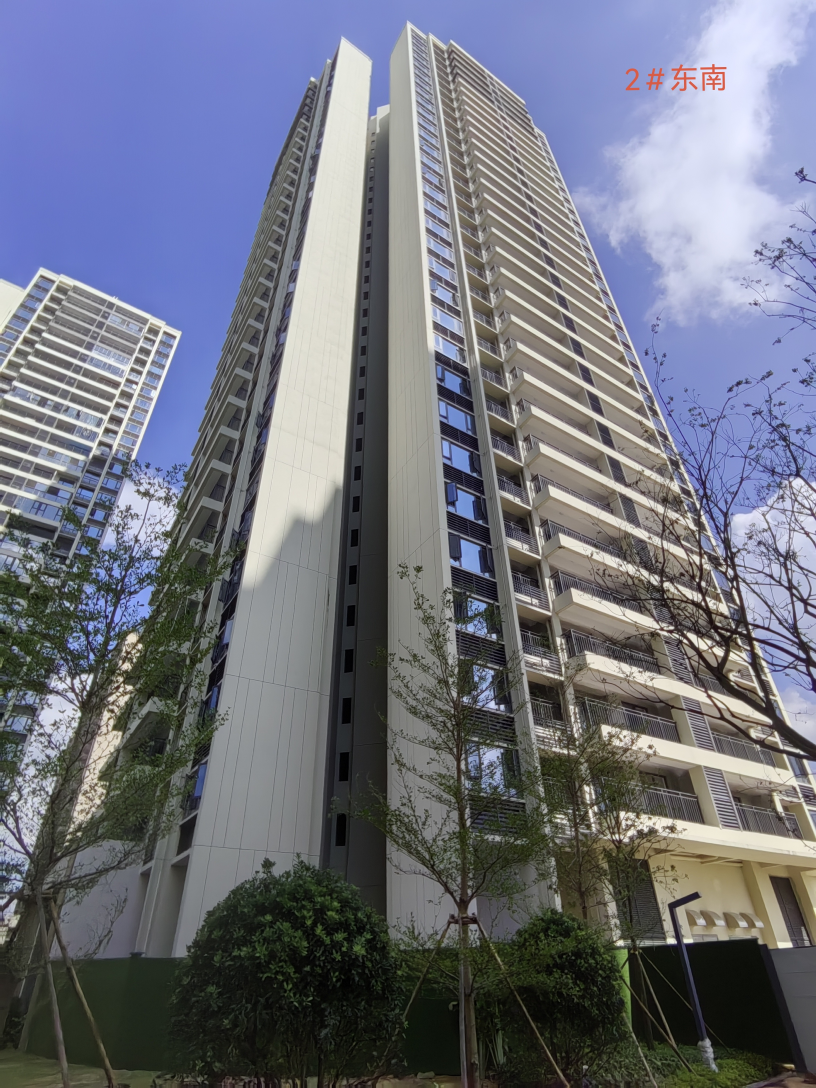
#> input picture facadeDetection/algorithms/data/southeast.jpg, 2448 x 3264 px (shown at 1/3 size)
$ python gpt_zheng_main.py
#> lines starting #> are read from the running program, lines starting #| are printed output that depends on the picture; long printed decimals are rounded
import cv2
import numpy as np
import math
from sklearn.cluster import DBSCAN


# ============================================================
# 参数
# ============================================================

IMAGE_PATH = "../data/southeast.jpg"

# "real_edge"：优先使用检测到的真实上/下边界线
# "image_border"：如果上边界不明显，可直接用图像上边界/下边界作为可见范围
TOP_BOTTOM_MODE = "real_edge"

# 如果知道建筑立面真实宽高比，例如 0.45，可填入
# 表示 width / height = 0.45
KNOWN_ASPECT_RATIO = None

MIN_LINE_LENGTH_RATIO = 0.04
VP_RANSAC_THRESHOLD = 4.0
VP_RANSAC_ITERATIONS = 5000


# ============================================================
# 中文路径读写
# ============================================================

def imread_unicode(path):
#> called with path = '../data/southeast.jpg'
    data = np.fromfile(path, dtype=np.uint8)
    image = cv2.imdecode(data, cv2.IMREAD_COLOR)
#> image is the input picture: shape (3264, 2448, 3); mean B, G, R 125.9, 114, 110.9
    if image is None:
        raise FileNotFoundError(f"无法读取图片: {path}")
    return image


def imwrite_unicode(path, image):
    ext = "." + path.split(".")[-1]
    ok, buf = cv2.imencode(ext, image)
    if not ok:
        raise RuntimeError(f"保存失败: {path}")
    buf.tofile(path)


# ============================================================
# 基本几何函数
# 直线表示为 ax + by + c = 0
# ============================================================

def normalize_line(line):
    line = np.asarray(line, dtype=np.float64)
    norm = math.hypot(line[0], line[1])
    if norm < 1e-12:
        return line
    return line / norm


def line_from_points(p1, p2):
    p1 = np.array([p1[0], p1[1], 1.0], dtype=np.float64)
    p2 = np.array([p2[0], p2[1], 1.0], dtype=np.float64)
    line = np.cross(p1, p2)
    return normalize_line(line)


def intersect_lines(line1, line2):
    p = np.cross(line1, line2)
    if abs(p[2]) < 1e-10:
        raise RuntimeError("两条线平行或交点在无穷远")
    return p[:2] / p[2]


def x_on_line(line, y):
    a, b, c = line
    if abs(a) < 1e-10:
        return np.inf
    return -(b * y + c) / a


def y_on_line(line, x):
    a, b, c = line
    if abs(b) < 1e-10:
        return np.inf
    return -(a * x + c) / b


# ============================================================
# LSD 检测直线
# ============================================================

def detect_lines(image):
    gray = cv2.cvtColor(image, cv2.COLOR_BGR2GRAY)
    lsd = cv2.createLineSegmentDetector(cv2.LSD_REFINE_STD)
    detected = lsd.detect(gray)[0]

    if detected is None:
        raise RuntimeError("没有检测到直线")

    h, w = image.shape[:2]
    min_length = min(h, w) * MIN_LINE_LENGTH_RATIO

    lines = []
    for seg in detected[:, 0, :]:
        x1, y1, x2, y2 = map(float, seg)

        dx = x2 - x1
        dy = y2 - y1
        length = math.hypot(dx, dy)
        if length < min_length:
            continue

        angle = math.degrees(math.atan2(dy, dx)) % 180.0
        line = line_from_points((x1, y1), (x2, y2))

        lines.append({
            "segment": np.array([x1, y1, x2, y2], dtype=np.float64),
            "length": length,
            "angle": angle,
            "line": line
        })

    return lines


# ============================================================
# 方向分类
# ============================================================

def classify_lines(lines):
    vertical = []
    horizontal = []

    for item in lines:
        angle = item["angle"]

        # 竖线候选
        if 70 <= angle <= 110:
            vertical.append(item)

        # 横线候选（透视下允许有较大倾斜）
        elif angle <= 45 or angle >= 135:
            horizontal.append(item)

    return vertical, horizontal


# ============================================================
# RANSAC 求消失点
# ============================================================

def estimate_vanishing_point(lines,
                             iterations=5000,
                             threshold=4.0,
                             seed=0):
    if len(lines) < 2:
        raise RuntimeError("用于估计消失点的直线太少")

    rng = np.random.default_rng(seed)

    line_matrix = np.array([x["line"] for x in lines], dtype=np.float64)
    lengths = np.array([x["length"] for x in lines], dtype=np.float64)
    probs = lengths / lengths.sum()

    best_score = -1
    best_inliers = None

    n = len(lines)

    for _ in range(iterations):
        i, j = rng.choice(n, size=2, replace=False, p=probs)

        p = np.cross(line_matrix[i], line_matrix[j])
        if abs(p[2]) < 1e-10:
            continue
        p = p / p[2]

        distances = np.abs(line_matrix @ p)
        inliers = distances < threshold

        score = lengths[inliers].sum()
        if score > best_score:
            best_score = score
            best_inliers = inliers

    if best_inliers is None:
        raise RuntimeError("RANSAC 估计消失点失败")

    L = line_matrix[best_inliers]
    W = np.sqrt(lengths[best_inliers])[:, None]

    _, _, Vt = np.linalg.svd(L * W, full_matrices=False)
    vp = Vt[-1]

    if abs(vp[2]) < 1e-10:
        raise RuntimeError("得到无穷远消失点")

    vp = vp / vp[2]
    return vp, best_inliers


# ============================================================
# 横向线中选择主立面
# 通过聚类去掉左侧其他楼、树枝等干扰
# ============================================================

def select_main_facade_horizontal(horizontal_lines,
                                  horizontal_inliers,
                                  image_shape):
    h, w = image_shape[:2]

    good = [line for line, flag in zip(horizontal_lines, horizontal_inliers) if flag]
    if len(good) < 4:
        raise RuntimeError("有效横向线太少")

    centers = []
    weights = []

    for item in good:
        x1, y1, x2, y2 = item["segment"]
        cx = (x1 + x2) / 2
        cy = (y1 + y2) / 2
        centers.append([cx / w, cy / h])
        weights.append(item["length"])

    centers = np.array(centers, dtype=np.float64)
    weights = np.array(weights, dtype=np.float64)

    clustering = DBSCAN(eps=0.12, min_samples=4).fit(centers)
    labels = clustering.labels_

    valid_labels = [lab for lab in set(labels) if lab != -1]

    if len(valid_labels) == 0:
        return good

    best_label = None
    best_score = -1
    for lab in valid_labels:
        mask = labels == lab
        score = weights[mask].sum()
        if score > best_score:
            best_score = score
            best_label = lab

    selected = [line for line, lab in zip(good, labels) if lab == best_label]
    return selected


# ============================================================
# 从竖线中选择与主立面对应的线
# ============================================================

def select_vertical_facade_lines(vertical_lines,
                                 vertical_inliers,
                                 facade_horizontal_lines,
                                 image_shape):
    h, w = image_shape[:2]

    xs = []
    ys = []

    for item in facade_horizontal_lines:
        x1, y1, x2, y2 = item["segment"]
        xs.extend([x1, x2])
        ys.extend([y1, y2])

    x_min = min(xs)
    x_max = max(xs)
    y_min = min(ys)
    y_max = max(ys)

    x_margin = max(100, 0.25 * (x_max - x_min))
    y_margin = max(100, 0.15 * (y_max - y_min))

    selected = []

    for item, flag in zip(vertical_lines, vertical_inliers):
        if not flag:
            continue

        x1, y1, x2, y2 = item["segment"]
        cx = (x1 + x2) / 2
        cy = (y1 + y2) / 2

        if (x_min - x_margin <= cx <= x_max + x_margin and
            y_min - y_margin <= cy <= y_max + y_margin):
            selected.append(item)

    if len(selected) < 2:
        raise RuntimeError("主立面有效竖线太少")

    return selected


# ============================================================
# 选左右边界线
# 思想：在一个参考 y 上，左右最外侧的竖线往往是边界
# ============================================================

def choose_left_right_boundary_lines(vertical_facade_lines):
    ref_y = np.median([
        (item["segment"][1] + item["segment"][3]) / 2
        for item in vertical_facade_lines
    ])

    items = []
    for item in vertical_facade_lines:
        x_ref = x_on_line(item["line"], ref_y)
        if np.isfinite(x_ref):
            items.append((item, x_ref))

    if len(items) < 2:
        raise RuntimeError("无法确定左右边界线")

    items = sorted(items, key=lambda t: t[1])

    k = max(2, len(items) // 3)

    left_candidates = items[:k]
    right_candidates = items[-k:]

    left_line_item = max(left_candidates, key=lambda t: t[0]["length"])[0]
    right_line_item = max(right_candidates, key=lambda t: t[0]["length"])[0]

    return left_line_item, right_line_item


# ============================================================
# 选上/下边界线
# 若建筑真实顶边不明显，可切换为 image_border 模式
# ============================================================

def choose_top_bottom_lines(facade_horizontal_lines, image_shape):
    h, w = image_shape[:2]

    if TOP_BOTTOM_MODE == "image_border":
        top_line = np.array([0.0, 1.0, 0.0], dtype=np.float64)         # y = 0
        bottom_line = np.array([0.0, 1.0, -(h - 1)], dtype=np.float64) # y = h-1
        return top_line, bottom_line, None, None

    ref_x = np.median([
        (item["segment"][0] + item["segment"][2]) / 2
        for item in facade_horizontal_lines
    ])

    items = []
    for item in facade_horizontal_lines:
        y_ref = y_on_line(item["line"], ref_x)
        if np.isfinite(y_ref):
            items.append((item, y_ref))

    if len(items) < 2:
        # fallback
        top_line = np.array([0.0, 1.0, 0.0], dtype=np.float64)
        bottom_line = np.array([0.0, 1.0, -(h - 1)], dtype=np.float64)
        return top_line, bottom_line, None, None

    items = sorted(items, key=lambda t: t[1])

    k = max(2, len(items) // 3)

    top_candidates = items[:k]
    bottom_candidates = items[-k:]

    top_item = max(top_candidates, key=lambda t: t[0]["length"])[0]
    bottom_item = max(bottom_candidates, key=lambda t: t[0]["length"])[0]

    return top_item["line"], bottom_item["line"], top_item, bottom_item


# ============================================================
# 构造四个顶点
# TL, TR, BR, BL
# ============================================================

def build_facade_quad(left_item, right_item, top_line, bottom_line):
    left_line = left_item["line"]
    right_line = right_item["line"]

    tl = intersect_lines(left_line, top_line)
    tr = intersect_lines(right_line, top_line)
    br = intersect_lines(right_line, bottom_line)
    bl = intersect_lines(left_line, bottom_line)

    quad = np.array([tl, tr, br, bl], dtype=np.float32)
    return quad


# ============================================================
# 由四边形生成摆正结果
# ============================================================

def rectify_from_quad(image, src_quad, known_aspect_ratio=None):
    tl, tr, br, bl = src_quad.astype(np.float64)

    width_top = np.linalg.norm(tr - tl)
    width_bottom = np.linalg.norm(br - bl)
    width = int(max(width_top, width_bottom))

    height_left = np.linalg.norm(bl - tl)
    height_right = np.linalg.norm(br - tr)
    height = int(max(height_left, height_right))

    width = max(width, 1)
    height = max(height, 1)

    if known_aspect_ratio is not None:
        height = int(width / known_aspect_ratio)
        height = max(height, 1)

    dst_quad = np.array([
        [0, 0],
        [width - 1, 0],
        [width - 1, height - 1],
        [0, height - 1]
    ], dtype=np.float32)

    H = cv2.getPerspectiveTransform(src_quad.astype(np.float32), dst_quad)
    rectified = cv2.warpPerspective(image, H, (width, height), flags=cv2.INTER_CUBIC)

    return rectified, H, dst_quad


# ============================================================
# 调试图：画消失点 inlier 线
# ============================================================

def draw_debug_lines(image,
                     vertical_lines, vertical_inliers,
                     horizontal_lines, horizontal_inliers):
    debug = image.copy()

    for item, flag in zip(vertical_lines, vertical_inliers):
        if not flag:
            continue
        x1, y1, x2, y2 = map(int, item["segment"])
        cv2.line(debug, (x1, y1), (x2, y2), (0, 0, 255), 2)

    for item, flag in zip(horizontal_lines, horizontal_inliers):
        if not flag:
            continue
        x1, y1, x2, y2 = map(int, item["segment"])
        cv2.line(debug, (x1, y1), (x2, y2), (0, 255, 0), 2)

    return debug


# ============================================================
# 原图上画出估计边界和顶点
# ============================================================

def draw_estimated_quad(image, quad):
    vis = image.copy()
    quad_int = quad.astype(int)

    # polygon
    cv2.polylines(vis, [quad_int], True, (255, 0, 0), 3)

    names = ["TL", "TR", "BR", "BL"]
    for i, p in enumerate(quad_int):
        x, y = int(p[0]), int(p[1])
        cv2.circle(vis, (x, y), 8, (0, 0, 255), -1)
        cv2.putText(vis, names[i], (x + 10, y - 10),
                    cv2.FONT_HERSHEY_SIMPLEX, 0.8, (0, 0, 255), 2)

    return vis


# ============================================================
# 主程序
# ============================================================

if __name__ == "__main__":
    print("=================================")
    print("Automatic facade rectification")
    print("keep boundary + keep vertices")
    print("=================================")

    image = imread_unicode(IMAGE_PATH)
    print("Image shape:", image.shape)
#| Image shape: (3264, 2448, 3)

    # 1) 检测直线
    lines = detect_lines(image)
#> in detect_lines, `gray = cv2.cvtColor(image, cv2.COLOR_BGR2GRAY)`:
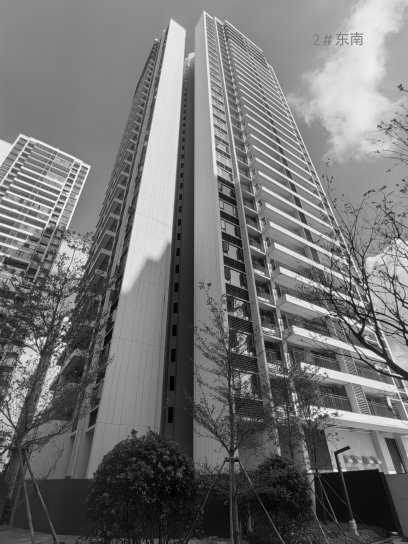
#> gray: shape (3264, 2448) (shown at 1/6 size); min 0, max 255, mean 114.4
#> the loop in detect_lines, `for seg in detected[:, 0, :]:` made 17905 passes
#> (x1, y1, x2, y2, dx, dy, length) on passes 3, 5, 6: (2102.6, 1523, 2100.9, 1540.9, -1.75, 17.94, 18.02), (370.4, 2058.4, 368.4, 2045.8, -2.01, -12.58, 12.74), (1478.9, 2098.7, 1467.3, 2107.4, -11.62, 8.68, 14.5)
#> after the loop in detect_lines, `for seg in detected[:, 0, :]:`: lines = 388 items
#> lines = 388 items
    print("Detected lines:", len(lines))
#| Detected lines: 388

    # 2) 横竖分类
    vertical_lines, horizontal_lines = classify_lines(lines)
#> the loop in classify_lines, `for item in lines:` made 388 passes
#> angle on passes 1 to 3: 28.92, 29.91, 31.03
#> after the loop in classify_lines, `for item in lines:`: horizontal = 168 items; vertical = 162 items
#> vertical_lines = 162 items; horizontal_lines = 168 items
    print("Vertical candidates:", len(vertical_lines))
#| Vertical candidates: 162
    print("Horizontal candidates:", len(horizontal_lines))
#| Horizontal candidates: 168

    # 3) 估计两个消失点
    vp_vertical, vertical_inliers = estimate_vanishing_point(
        vertical_lines,
        iterations=VP_RANSAC_ITERATIONS,
        threshold=VP_RANSAC_THRESHOLD,
        seed=0
    )
#> in estimate_vanishing_point, `line_matrix = np.array([x["line"] for x in lines], dtype=np.float64)`: line_matrix = 162 rows, first 8: [0.973, -0.232, -1319.6], [0.988, -0.152, -1255.1], [0.988, -0.156, -1246.1], [0.95, -0.313, -1336.7], [-1, -0.00279, 1167.8], [0.988, -0.157, -1247.9], [0.946, -0.323, -1334.5], [0.988, -0.156, -1249.1]
#> in estimate_vanishing_point, `lengths = np.array([x["length"] for x in lines], dtype=np.float64)`: lengths = 162 values, max 1610 at index 4, min 98.29 at index 76, mean 242.4
#> in estimate_vanishing_point, `probs = lengths / lengths.sum()`: probs = 162 values, max 0.041 at index 4, min 0.0025 at index 76, mean 0.00617
#> in estimate_vanishing_point, `n = len(lines)`: n = 162
#> the loop in estimate_vanishing_point, `for _ in range(iterations):` made 5000 passes
#> (i, j, p, score, best_score) on passes 1, 2, 10: (93, 36, [1171.1, -729.6, 1], 18702.2, 18702.2), (4, 124, [1169.7, -680.8, 1], 20362.5, 20362.5), (61, 4, [1169.7, -692, 1], 21606.7, 21606.7)

    vp_horizontal, horizontal_inliers = estimate_vanishing_point(
        horizontal_lines,
        iterations=VP_RANSAC_ITERATIONS,
        threshold=VP_RANSAC_THRESHOLD,
        seed=1
    )

    print("Vertical VP:", vp_vertical)
#| Vertical VP: [ 1.16961385e+03 -6.99766918e+02  1.00000000e+00]
    print("Horizontal VP:", vp_horizontal)
#| Horizontal VP: [4.65534832e+03 2.89680489e+03 1.00000000e+00]

    # 4) 自动选主立面
    facade_horizontal = select_main_facade_horizontal(
        horizontal_lines, horizontal_inliers, image.shape
    )
#> the loop in select_main_facade_horizontal, `for item in good:` made 48 passes
#> the loop in select_main_facade_horizontal, `for lab in valid_labels:` made 2 passes

    facade_vertical = select_vertical_facade_lines(
        vertical_lines, vertical_inliers, facade_horizontal, image.shape
    )
#> the loop in select_vertical_facade_lines, `for item in facade_horizontal_lines:` made 35 passes
#> the loop in select_vertical_facade_lines, `for item, flag in zip(vertical_lines, vertical_inliers):` made 162 passes
#> flag on passes 1 to 3: False, False, False

    print("Facade horizontal lines:", len(facade_horizontal))
#| Facade horizontal lines: 35
    print("Facade vertical lines:", len(facade_vertical))
#| Facade vertical lines: 22

    # 5) 选主立面边界
    left_item, right_item = choose_left_right_boundary_lines(facade_vertical)
#> the loop in choose_left_right_boundary_lines, `for item in vertical_facade_lines:` made 22 passes
    top_line, bottom_line, top_item, bottom_item = choose_top_bottom_lines(
        facade_horizontal, image.shape
    )
#> the loop in choose_top_bottom_lines, `for item in facade_horizontal_lines:` made 35 passes

    # 6) 由四条边界线求四个顶点
    src_quad = build_facade_quad(left_item, right_item, top_line, bottom_line)

    print("\nEstimated quad (TL, TR, BR, BL):")
    print(src_quad)
#| [[1167.3353   170.705]
#|  [1313.3234   284.6574 ]
#|  [1456.9257  1271.5226 ]
#|  [1164.678   1123.175  ]]

    # 7) 透视摆正
    rectified, H_quad, dst_quad = rectify_from_quad(
        image,
        src_quad,
        known_aspect_ratio=KNOWN_ASPECT_RATIO
    )
#> in rectify_from_quad, `rectified = cv2.warpPerspective(image, H, (width, height), flags=cv2.I..`:
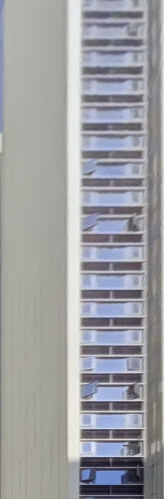
#> rectified: shape (997, 327, 3) (shown at 1/2 size); mean B, G, R 161.2, 157.5, 156.4

    # 8) 保存结果
    debug = draw_debug_lines(
        image,
        vertical_lines, vertical_inliers,
        horizontal_lines, horizontal_inliers
    )
#> the loop in draw_debug_lines, `for item, flag in zip(vertical_lines, vertical_inliers):` made 162 passes
#> after the loop in draw_debug_lines, `for item, flag in zip(vertical_lines, vertical_inliers):`:
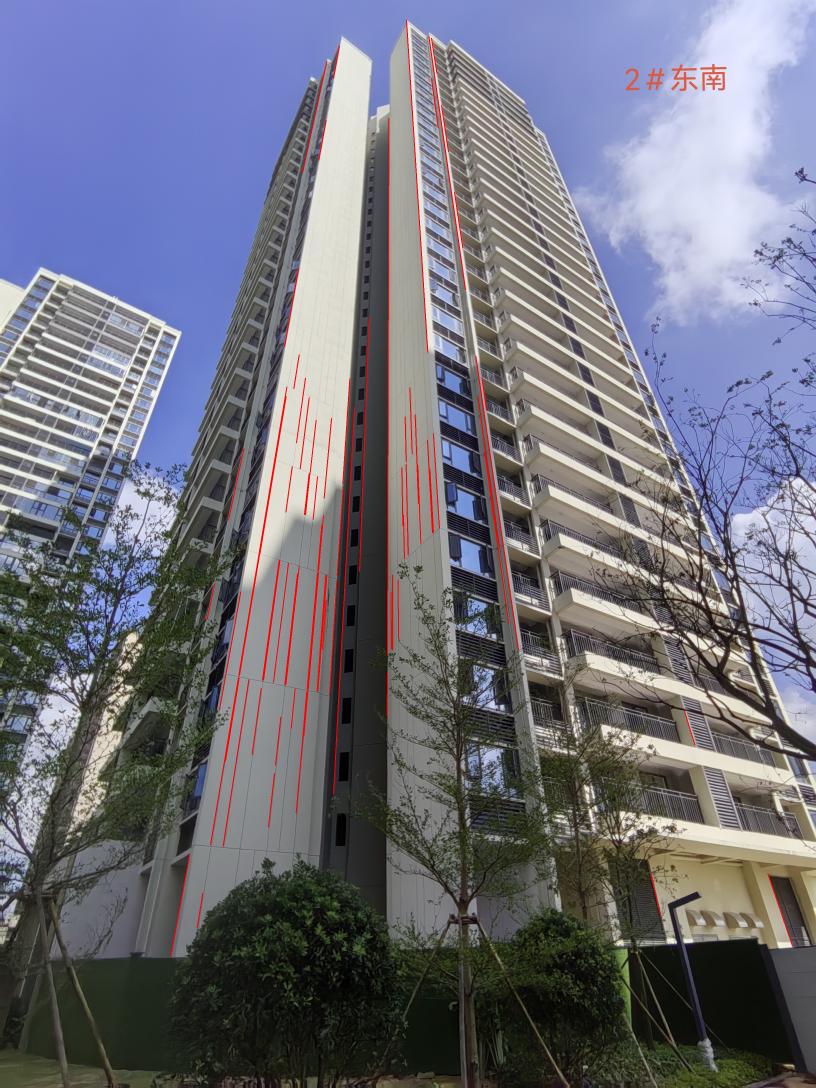
#> debug: shape (3264, 2448, 3) (shown at 1/3 size); mean B, G, R 124.8, 112.8, 112
#> the loop in draw_debug_lines, `for item, flag in zip(horizontal_lines, horizontal_inliers):` made 168 passes

    quad_vis = draw_estimated_quad(image, src_quad)
#> the loop in draw_estimated_quad, `for i, p in enumerate(quad_int):` made 4 passes
#> p on passes 1 to 4: [1167, 170], [1313, 284], [1456, 1271], [1164, 1123]

    imwrite_unicode("debug_lines.jpg", debug)
    imwrite_unicode("estimated_quad.jpg", quad_vis)
    imwrite_unicode("auto_rectified_keep_vertices.jpg", rectified)

    np.save("src_quad.npy", src_quad)
    np.save("dst_quad.npy", dst_quad)
    np.save("H_quad.npy", H_quad)

    print("\nSaved:")
    print("  debug_lines.jpg")
    print("  estimated_quad.jpg")
    print("  auto_rectified_keep_vertices.jpg")
    print("  src_quad.npy")
    print("  dst_quad.npy")
    print("  H_quad.npy")

    # 显示
    cv2.namedWindow("estimated_quad", cv2.WINDOW_NORMAL)
    cv2.namedWindow("rectified", cv2.WINDOW_NORMAL)

    cv2.imshow("estimated_quad", quad_vis)
    cv2.imshow("rectified", rectified)

    cv2.waitKey(0)
    cv2.destroyAllWindows()
